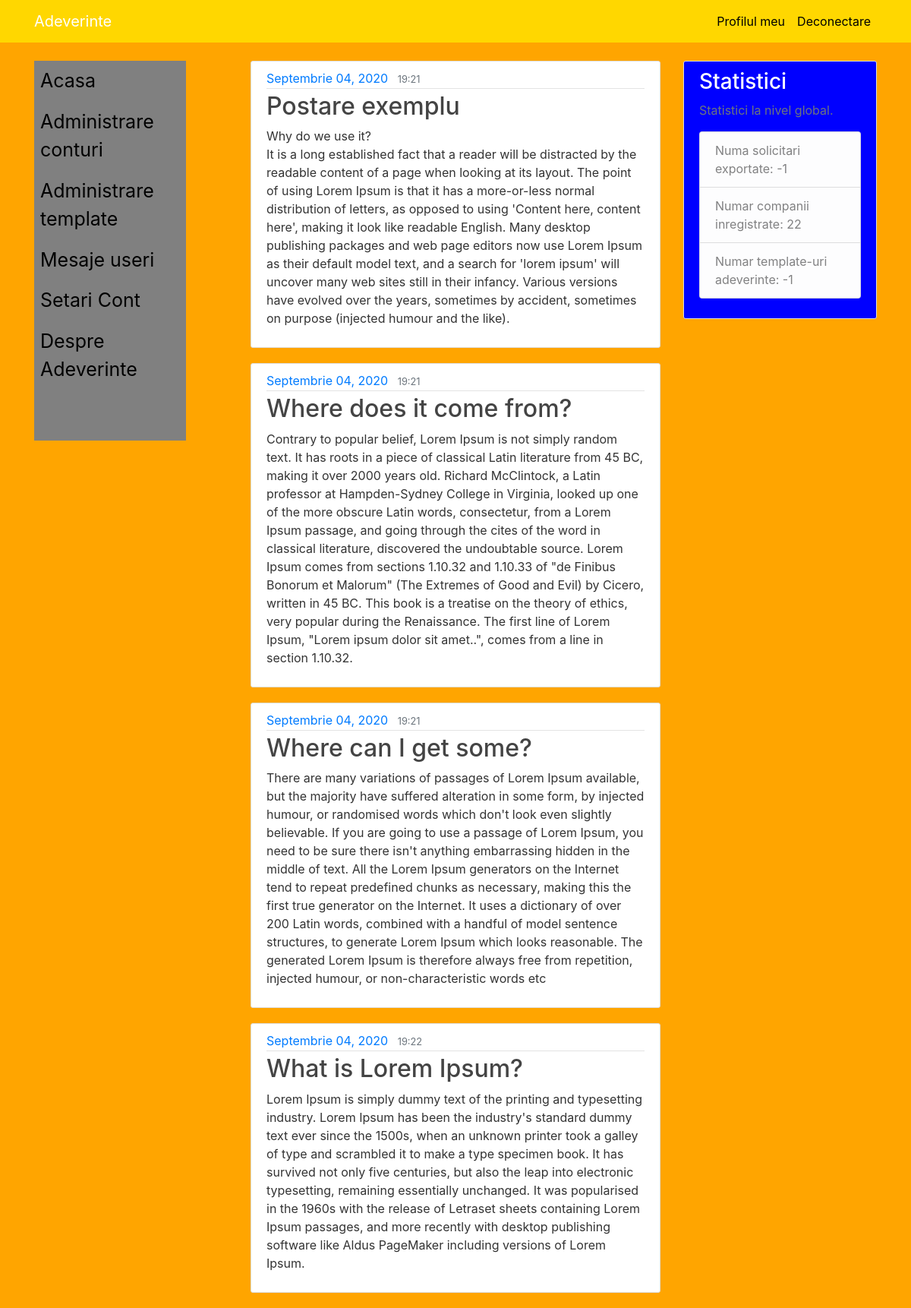
Screenshot of / (signed in) with the database file from the repository.
### main_website/models.py (models this page shows, shortened)
class Post(models.Model):
    title = models.CharField(max_length=100)
    content = models.TextField()
    data_publish = models.DateField(default=timezone.now)
    time_publish = models.TimeField(default=timezone.now)

### statistici/models.py (models this page shows)
class Statistici(models.Model):
	number_of_users = models.IntegerField()
	number_of_templates = models.IntegerField()
	number_of_documents = models.IntegerField()

### main_website/views.py (the view)
# urls.py: path('', views.adeverinte_home, name="adeverinte-home"),
def home(request):
	context = {
		'posts':Post.objects.all(),
		'statistici':Statistici.objects.get(id=1)
	}
	return render(request, 'main_website/home.html', context)

### main_website/templates/main_website/home.html (shortened to what this page needs)
{% extends "main_website/base_statistici.html" %}
{% block content %}
{% if user.is_authenticated %}
    {% for post in posts %}
        <article class="media content-section">
          <div class="media-body">
            <div class="article-metadata">
              <a class="mr-2" href="#">{{ post.data_publish|date:"F d, Y" }}</a>
              <small class="text-muted">{{ post.time_publish|time:"G:i" }}</small>
            </div>
            <h2><a class="article-title" href="#">{{ post.title }}</a></h2>
            <p class="article-content">{{ post.content }}</p>
          </div>
        </article>
    {% endfor %}
  {%endif%}
{% endblock content %}

### main_website/templates/main_website/base_statistici.html
{% extends "main_website/base.html" %}
{% block statistici %}
  <p class='text-muted'>Statistici la nivel global.
    <ul class="list-group">
      <li class="list-group-item list-group-item-light">Numa solicitari exportate: {{ statistici.number_of_documents }}</li>
      <li class="list-group-item list-group-item-light">Numar companii inregistrate: {{ statistici.number_of_users }}</li>
      <li class="list-group-item list-group-item-light">Numar template-uri adeverinte: {{ statistici.number_of_templates }}</li>
    </ul>
  </p>
{% endblock statistici %}

### main_website/static/main_website/main.css (style rules this page uses)
body { background: #ffa500; color: #333333; margin-top: 5rem; }
h1, h2, h3, h4, h5, h6 { color: #444444; }
ul { margin: 0; }
.content-section { background: #ffffff; padding: 10px 20px; border: 1px solid #dddddd; border-radius: 3px; margin-bottom: 20px; }
.sidebar h3, .sidebar p { color: #ffffff; }
.article-title { color: #444444; }
.article-content { white-space: pre-line; }
.article-metadata { padding-bottom: 1px; margin-bottom: 4px; border-bottom: 1px solid #e3e3e3 }

### rows the page displays
Post: data_publish "Septembrie 04, 2020", time_publish "19:21", title "Postare exemplu", content "Why do we use it? It is a long established fact that a reader will be distracted by the readable content of a page when looking at its layout. The point of using Lorem Ipsum is that it has a more-or-less normal distribution of letters, as opposed to using 'Content here, content here', making it look like readable English. Many desktop publishing packages and web page editors now use Lorem Ipsum as their default model text, and a search for 'lorem ipsum' will uncover many web sites still in their infancy. Various versions have evolved over the years, sometimes by accident, sometimes on purpose (injected humour and the like)."
Post: data_publish "Septembrie 04, 2020", time_publish "19:21", title "Where does it come from?", content "Contrary to popular belief, Lorem Ipsum is not simply random text. It has roots in a piece of classical Latin literature from 45 BC, making it over 2000 years old. Richard McClintock, a Latin professor at Hampden-Sydney College in Virginia, looked up one of the more obscure Latin words, consectetur, from a Lorem Ipsum passage, and going through the cites of the word in classical literature, discovered the undoubtable source. Lorem Ipsum comes from sections 1.10.32 and 1.10.33 of \"de Finibus Bonorum et Malorum\" (The Extremes of Good and Evil) by Cicero, written in 45 BC. This book is a treatise on the theory of ethics, very popular during the Renaissance. The first line of Lorem Ipsum,…"
Post: data_publish "Septembrie 04, 2020", time_publish "19:21", title "Where can I get some?", content "There are many variations of passages of Lorem Ipsum available, but the majority have suffered alteration in some form, by injected humour, or randomised words which don't look even slightly believable. If you are going to use a passage of Lorem Ipsum, you need to be sure there isn't anything embarrassing hidden in the middle of text. All the Lorem Ipsum generators on the Internet tend to repeat predefined chunks as necessary, making this the first true generator on the Internet. It uses a dictionary of over 200 Latin words, combined with a handful of model sentence structures, to generate Lorem Ipsum which looks reasonable. The generated Lorem Ipsum is therefore always free from…"
Post: data_publish "Septembrie 04, 2020", time_publish "19:22", title "What is Lorem Ipsum?", content "Lorem Ipsum is simply dummy text of the printing and typesetting industry. Lorem Ipsum has been the industry's standard dummy text ever since the 1500s, when an unknown printer took a galley of type and scrambled it to make a type specimen book. It has survived not only five centuries, but also the leap into electronic typesetting, remaining essentially unchanged. It was popularised in the 1960s with the release of Letraset sheets containing Lorem Ipsum passages, and more recently with desktop publishing software like Aldus PageMaker including versions of Lorem Ipsum."
Statistici: number_of_documents "-1", number_of_users "22", number_of_templates "-1"
